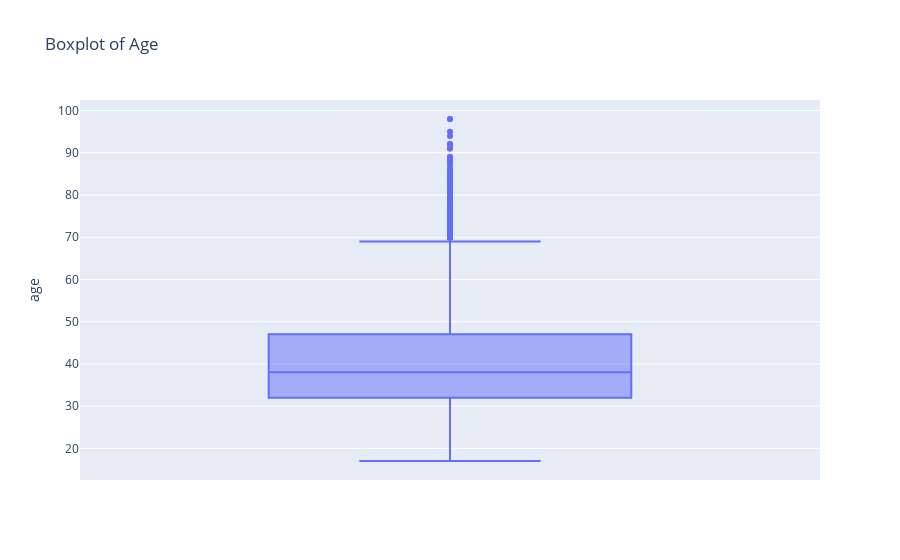
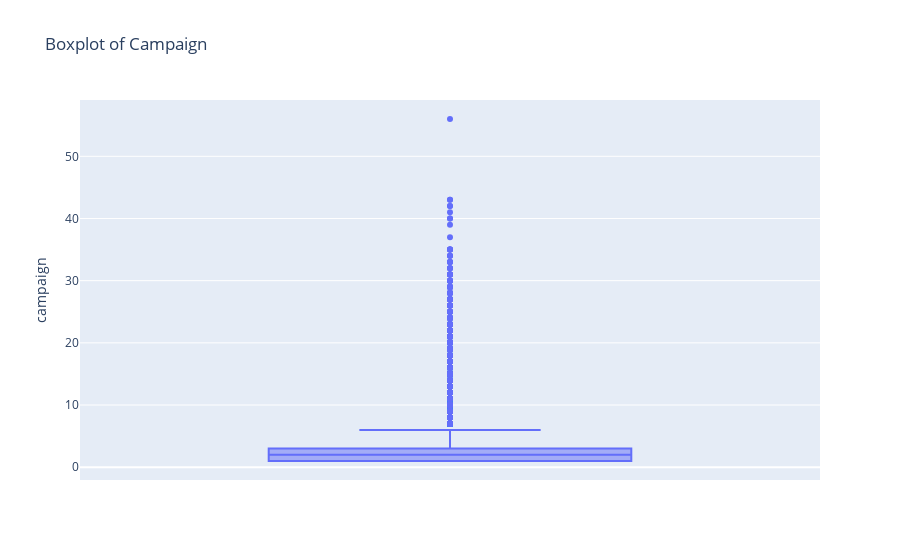
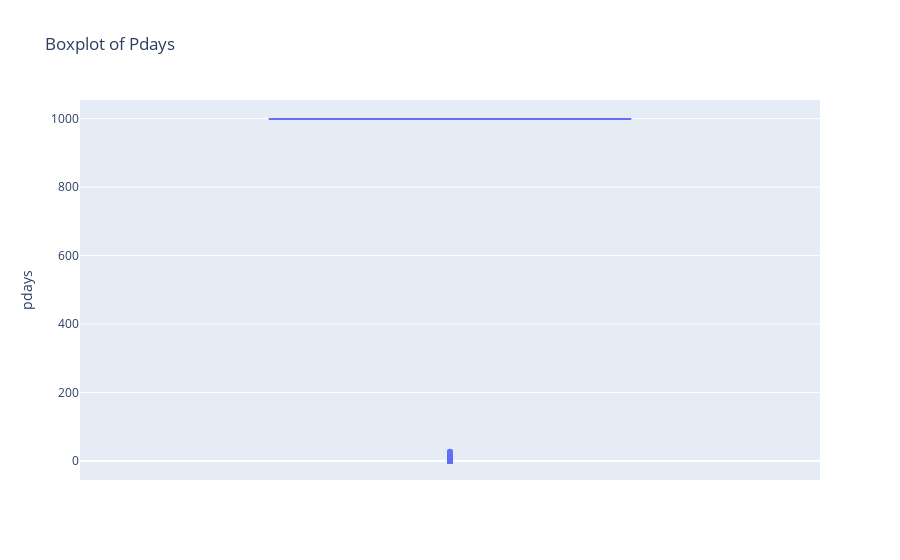
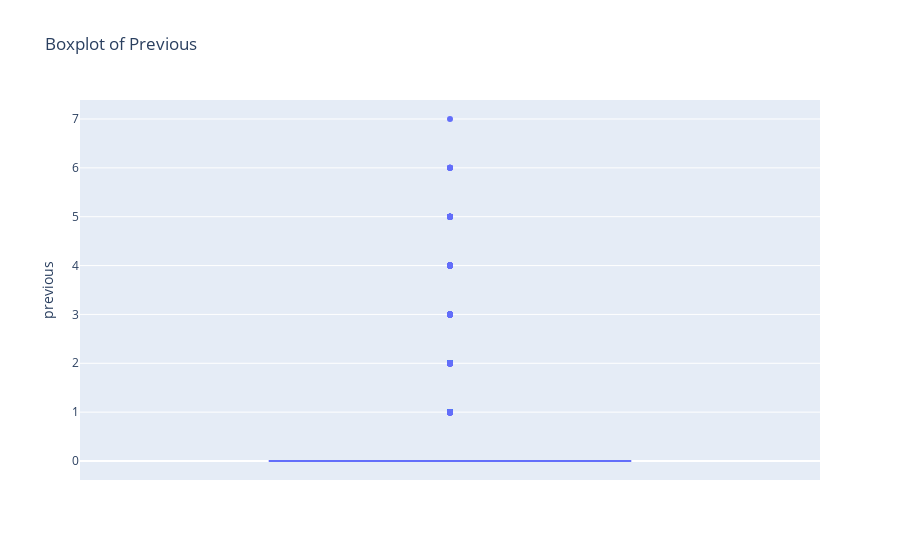

Notebook cell for these charts, in order:
### Markdown cell above
**What do I learn from the summary of numerical columns?**

Most customers are around 40 years old, with ages ranging from 17 to 98. The campaign column shows that customers were contacted a median (50%) of 2 times, while the maximum is 56, suggesting a few customers were contacted many more times than average (possible outliers).

The pdays column has a median = 999, which according to the data dictionary, means most customers were not previously contacted. A small number of customers have smaller pdays values, indicating recent previous contact.Other numeric columns such as emp.var.rate, cons.price.idx, cons.conf.idx, and euribor3m represent economic indicators and show smaller spreads.

I chose to focus on the median (50%) rather than the mean because the median is less affected by extreme values (outliers). In columns like campaign and pdays, where a few very high numbers skew the average, the median gives a more accurate picture of the typical customer behavior.

Overall, the numeric data looks reasonable, but the campaign and pdays columns likely contain outliers worth visualizing next.

------

### Code cell
# Step 3(B): I will create boxplots for 9 numerical columns to visualize distributions and identify outliers.

# Among these numerical columns, I will group 'age', 'campaign', 'pdays', and 'previous' as customer behaviour.
# I will group 'emp.var.rate', 'cons.price.idx', 'cons.conf.idx', 'euribor3m', and 'nr.employed' as economic indicators.


#Firstly, I will create individual boxplots for customer behaviour columns

#boxplot for 'age'
fig = px.box(bank, y='age', points='outliers', title='Boxplot of Age'); fig.show()

#boxplot for 'campaign'
fig = px.box(bank, y='campaign', points='outliers', title='Boxplot of Campaign'); fig.show()

#boxplot for 'pdays'
fig = px.box(bank, y='pdays', points='outliers', title='Boxplot of Pdays'); fig.show()

#boxplot for 'previous'
fig = px.box(bank, y='previous', points='outliers', title='Boxplot of Previous'); fig.show()

### Figure 1 — Plotly figure (JSON) as saved in the notebook; plotly's stock layout.template omitted (floating-point values rounded to 4 significant figures; data arrays with more than 128 entries replaced by an {"elided": "..."} marker saying what was removed)
{"data": [{"alignmentgroup": "True", "boxpoints": "outliers", "hovertemplate": "age=%{y}<extra></extra>", "legendgroup": "", "marker": {"color": "#636efa"}, "name": "", "notched": false, "offsetgroup": "", "orientation": "v", "showlegend": false, "type": "box", "x0": " ", "xaxis": "x", "y": {"elided": "41188 int values"}, "y0": " ", "yaxis": "y"}], "layout": {"boxmode": "group", "legend": {"tracegroupgap": 0}, "title": {"text": "Boxplot of Age"}, "xaxis": {"anchor": "y", "domain": [0, 1]}, "yaxis": {"anchor": "x", "domain": [0, 1], "title": {"text": "age"}}}}

### Figure 2 — Plotly figure (JSON) as saved in the notebook; plotly's stock layout.template omitted (floating-point values rounded to 4 significant figures; data arrays with more than 128 entries replaced by an {"elided": "..."} marker saying what was removed)
{"data": [{"alignmentgroup": "True", "boxpoints": "outliers", "hovertemplate": "campaign=%{y}<extra></extra>", "legendgroup": "", "marker": {"color": "#636efa"}, "name": "", "notched": false, "offsetgroup": "", "orientation": "v", "showlegend": false, "type": "box", "x0": " ", "xaxis": "x", "y": {"elided": "41188 int values"}, "y0": " ", "yaxis": "y"}], "layout": {"boxmode": "group", "legend": {"tracegroupgap": 0}, "title": {"text": "Boxplot of Campaign"}, "xaxis": {"anchor": "y", "domain": [0, 1]}, "yaxis": {"anchor": "x", "domain": [0, 1], "title": {"text": "campaign"}}}}

### Figure 3 — Plotly figure (JSON) as saved in the notebook; plotly's stock layout.template omitted (floating-point values rounded to 4 significant figures; data arrays with more than 128 entries replaced by an {"elided": "..."} marker saying what was removed)
{"data": [{"alignmentgroup": "True", "boxpoints": "outliers", "hovertemplate": "pdays=%{y}<extra></extra>", "legendgroup": "", "marker": {"color": "#636efa"}, "name": "", "notched": false, "offsetgroup": "", "orientation": "v", "showlegend": false, "type": "box", "x0": " ", "xaxis": "x", "y": {"elided": "41188 int values"}, "y0": " ", "yaxis": "y"}], "layout": {"boxmode": "group", "legend": {"tracegroupgap": 0}, "title": {"text": "Boxplot of Pdays"}, "xaxis": {"anchor": "y", "domain": [0, 1]}, "yaxis": {"anchor": "x", "domain": [0, 1], "title": {"text": "pdays"}}}}

### Figure 4 — Plotly figure (JSON) as saved in the notebook; plotly's stock layout.template omitted (floating-point values rounded to 4 significant figures; data arrays with more than 128 entries replaced by an {"elided": "..."} marker saying what was removed)
{"data": [{"alignmentgroup": "True", "boxpoints": "outliers", "hovertemplate": "previous=%{y}<extra></extra>", "legendgroup": "", "marker": {"color": "#636efa"}, "name": "", "notched": false, "offsetgroup": "", "orientation": "v", "showlegend": false, "type": "box", "x0": " ", "xaxis": "x", "y": {"elided": "41188 int values"}, "y0": " ", "yaxis": "y"}], "layout": {"boxmode": "group", "legend": {"tracegroupgap": 0}, "title": {"text": "Boxplot of Previous"}, "xaxis": {"anchor": "y", "domain": [0, 1]}, "yaxis": {"anchor": "x", "domain": [0, 1], "title": {"text": "previous"}}}}
